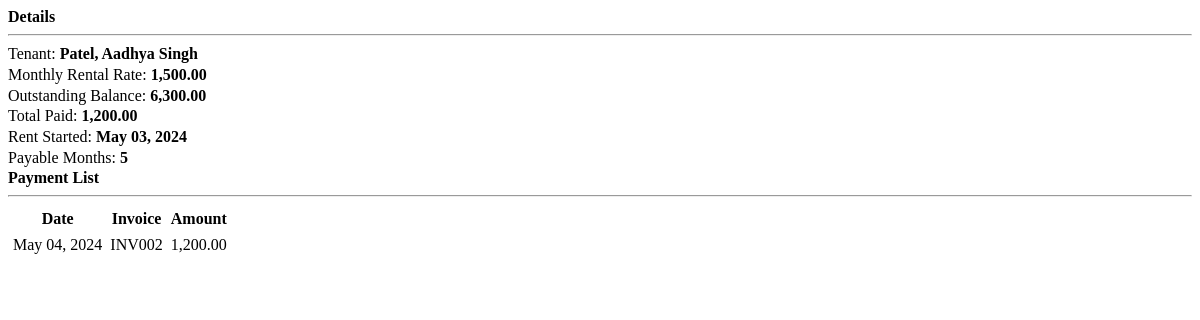
The page /view_payment.php?id=2 on the database as committed earlier.
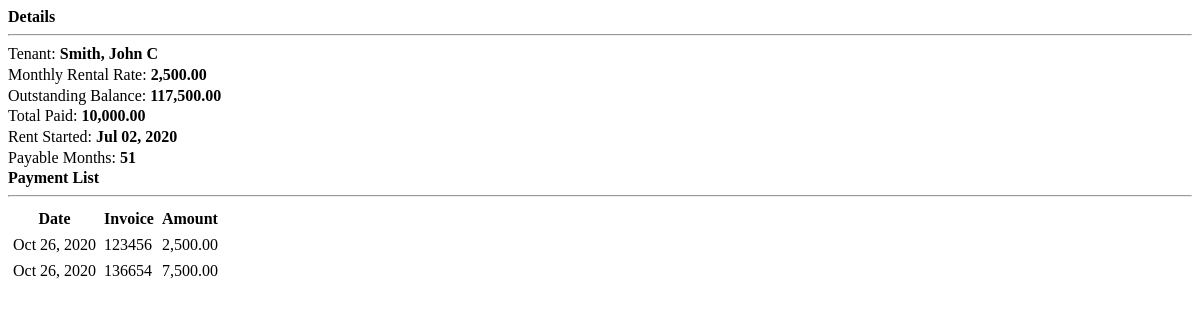
The same page on the database as committed later.
### tables this page shows
CREATE TABLE `payments` (
  `id` int(30) NOT NULL,
  `tenant_id` int(30) NOT NULL,
  `amount` float NOT NULL,
  `invoice` varchar(50) NOT NULL,
  `date_created` datetime NOT NULL DEFAULT current_timestamp()
);

### view_payment.php (the view, shortened to what this page needs)
<?php include 'db_connect.php' ?>
<?php
$tenants =$conn->query("SELECT t.*,concat(t.lastname,', ',t.firstname,' ',t.middlename) as name,h.house_no,h.price FROM tenants t inner join houses h on h.id = t.house_id where t.id = {$_GET['id']} ");
$months = abs(strtotime(date('Y-m-d')." 23:59:59") - strtotime($date_in." 23:59:59"));
$months = floor(($months) / (30*60*60*24));
$payable = $price * $months;
$paid = $conn->query("SELECT SUM(amount) as paid FROM payments where tenant_id =".$_GET['id']);
$paid = $paid->num_rows > 0 ? $paid->fetch_array()['paid'] : 0;
$outstanding = $payable - $paid;
?>
<div class="container-fluid">
	<div class="col-lg-12">
		<div class="row">
			<div class="col-md-4">
				<div id="details">
					<large><b>Details</b></large>
					<hr>
					<p>Tenant: <b><?php echo ucwords($name) ?></b></p>
					<p>Monthly Rental Rate: <b><?php echo number_format($price,2) ?></b></p>
					<p>Outstanding Balance: <b><?php echo number_format($outstanding,2) ?></b></p>
					<p>Total Paid: <b><?php echo number_format($paid,2) ?></b></p>
					<p>Rent Started: <b><?php echo date("M d, Y",strtotime($date_in)) ?></b></p>
					<p>Payable Months: <b><?php echo $months ?></b></p>
				</div>
			</div>
			<div class="col-md-8">
				<large><b>Payment List</b></large>
					<hr>
				<table class="table table-condensed table-striped">
					<thead>
						<tr>
							<th>Date</th>
							<th>Invoice</th>
							<th>Amount</th>
						</tr>
					</thead>
					<tbody>
						<?php
						$payments = $conn->query("SELECT * FROM payments where tenant_id = $id");
						if($payments->num_rows > 0):
						while($row=$payments->fetch_assoc()):
						?>
					<tr>
						<td><?php echo date("M d, Y",strtotime($row['date_created'])) ?></td>
						<td><?php echo $row['invoice'] ?></td>
						<td class='text-right'><?php echo number_format($row['amount'],2) ?></td>
					</tr>
					<?php endwhile; ?>
					<?php else: ?>
					<?php endif; ?>
					</tbody>
				</table>
			</div>
		</div>
	</div>
</div>

Rows that differ between the two databases and show on the page:
removed payments: date_created "May 04, 2024", invoice "INV002", amount "1,200.00"
now on this page (row edited): payments: date_created "Oct 26, 2020", invoice "123456", amount "2,500.00"
added payments: date_created "Oct 26, 2020", invoice "136654", amount "7,500.00"
Other text that changed with them:
$name: "Patel, Aadhya Singh" → "Smith, John C"
$price: "1,500.00" → "2,500.00"
$outstanding: "6,300.00" → "117,500.00"
$paid: "1,200.00" → "10,000.00"
date("M d, Y",strtotime($date_in)): "May 03, 2024" → "Jul 02, 2020"
$months: "5" → "51"
